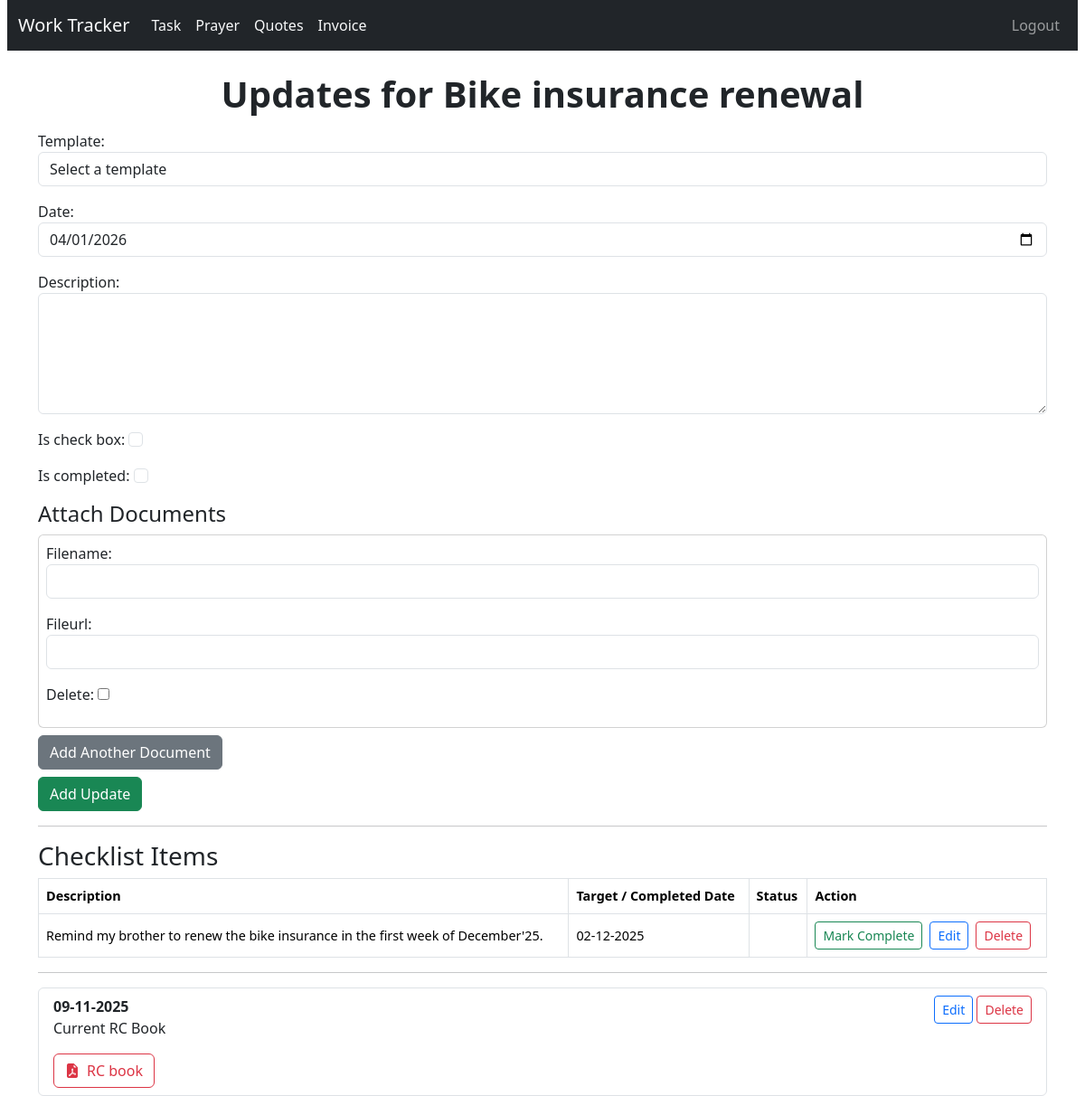
/task/5/updates/ (signed in), run on an earlier commit of the app's database.
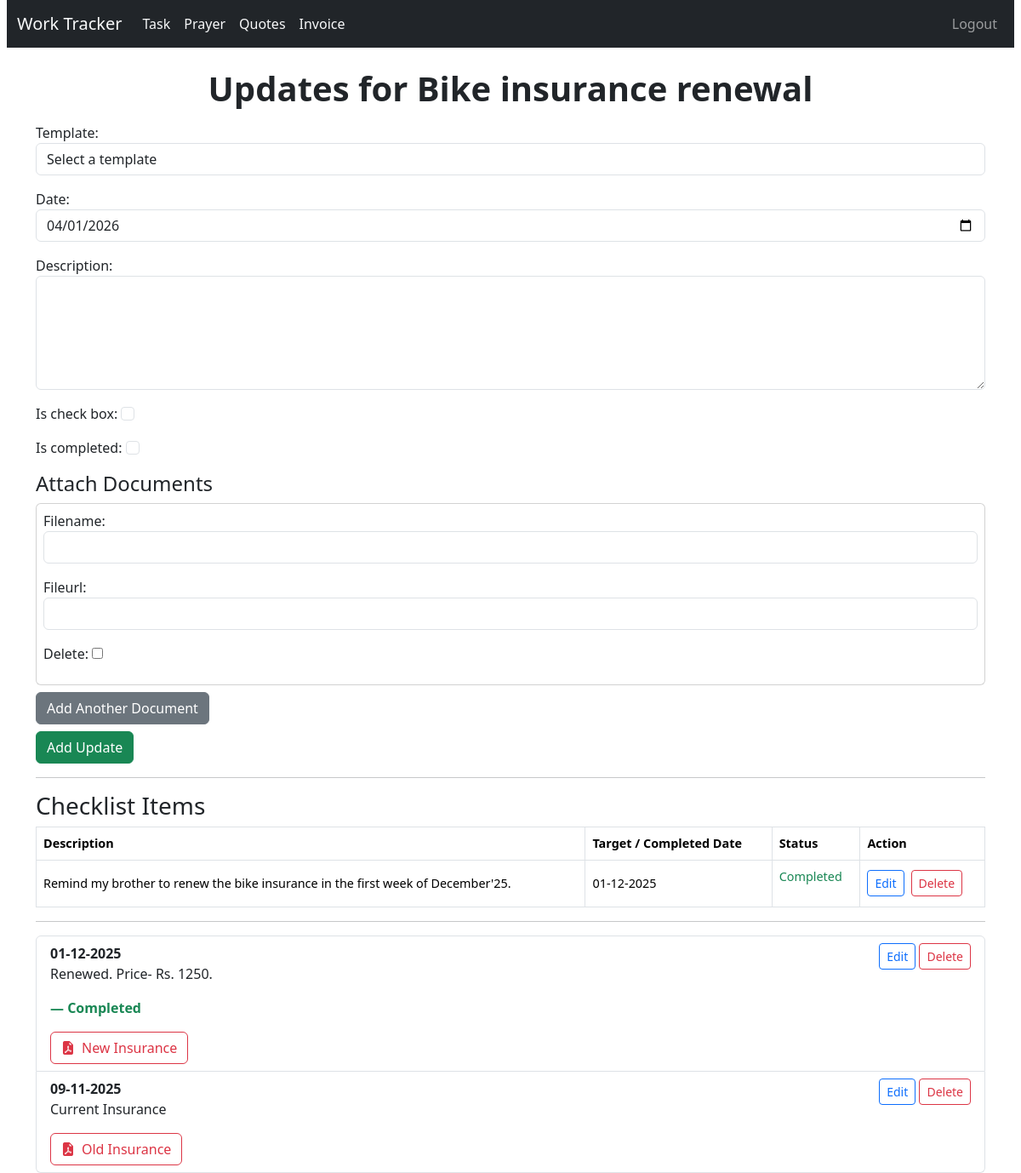
And on a later commit of the database.
### tracker/models.py (models this page shows, shortened)
class Update(models.Model):
    task = models.ForeignKey(Task, on_delete=models.CASCADE, related_name='updates')
    date = models.DateField(default=timezone.now, null=True, blank=True)
    description = models.TextField()
    is_check_box = models.BooleanField(default=False)
    is_completed = models.BooleanField(default=False)

class Document(models.Model):
    update = models.ForeignKey('Update', on_delete=models.CASCADE, related_name='documents')
    filename = models.CharField(max_length=255)
    fileurl = models.CharField(max_length=255)
    filetype = models.CharField(max_length=50, editable=False)

### tracker/views.py (the view, shortened to what this page needs)
# urls.py: path('task/<int:task_id>/updates/', views.UpdateListView.as_view(), name='update_list'),
class UpdateListView(LoginRequiredMixin, View):
    def get(self, request, task_id):
        task = get_object_or_404(Task, pk=task_id)
        if task.is_private:
            if not self.request.session.get("private_access"):
                raise PermissionError("PRIVATE_ACCESS_REQUIRED")
        checkbox_updates = task.updates.filter(is_check_box=True).order_by('is_completed', '-date')
        normal_updates   = task.updates.filter(is_check_box=False).order_by('-date')
        form = UpdateForm()
        formset = DocumentFormSet(queryset=Document.objects.none())
        return render(request, 'tracker/update_list.html', {
            'task': task,
            'checkbox_updates': checkbox_updates,
            'updates': normal_updates,
            'form': form,
            'formset': formset,
        })
    def dispatch(self, request, *args, **kwargs):
        try:
            return super().dispatch(request, *args, **kwargs)
        except PermissionError as e:
            if str(e) == "PRIVATE_ACCESS_REQUIRED":
                return redirect("private_access")
            raise

### tracker/forms.py
class UpdateForm(forms.ModelForm):
    template = forms.ModelChoiceField(
        queryset=UpdateTemplate.objects.all().order_by('name'),
        required=False,
        empty_label="Select a template",
        widget=forms.Select(attrs={'class': 'form-control'}),
        label="Template"
    )
    class Meta:
        model = Update
        fields = ['template', 'date', 'description', 'is_check_box', 'is_completed']
        widgets = {
            'date': forms.DateInput(attrs={'class': 'form-control', 'type': 'date'}),
            'description': forms.Textarea(attrs={'class': 'form-control', 'rows': 5}),
            'is_check_box': forms.CheckboxInput(attrs={'class': 'form-check-input'}),
            'is_completed': forms.CheckboxInput(attrs={'class': 'form-check-input'})
        }

### tracker/models.py (called while the page is built)
    def __str__(self):
        return self.name

### templates/tracker/update_list.html (shortened to what this page needs)
{% extends 'base.html' %}
{% load static %}
{% block content %}
<h1>Updates for {{ task.name }}</h1>
<form method="POST">
  {{ form.as_p }}
  <h4>Attach Documents</h4>
  <div id="formset">
    {% for form in formset %}
      <div class="card mb-2 p-2">
        {{ form.as_p }}
      </div>
    {% endfor %}
  </div>
  <button type="button" class="btn btn-secondary mb-2" id="add-more">Add Another Document</button>
  <br>
  <button type="submit" class="btn btn-success">Add Update</button>
</form>
<hr>
<h3>Checklist Items</h3>
<table class="table table-bordered">
  <thead>
    <tr>
      <th>Description</th>
      <th>Target / Completed Date</th>
      <th>Status</th>
      <th>Action</th>
    </tr>
  </thead>
  <tbody>
    {% for u in checkbox_updates %}
    <tr>
      <td>{{ u.description }}</td>
      <td>{{ u.date|date:"d-m-Y" }}</td>
      <td>{% if u.is_completed %}<p class="text-success">Completed</p>{% endif %}</td>
      <td>
        <div class="d-flex align-items-center gap-2">
          {% if not u.is_completed %}
          <form method="POST" action="{% url 'tracker:update_complete' u.id %}">
            <button class="btn btn-outline-success btn-sm">Mark Complete</button>
          </form>
          {% endif %}
          <a href="{% url 'tracker:update_edit' u.id %}" class="btn btn-sm btn-outline-primary">Edit</a>
          <a href="{% url 'tracker:update_delete' u.id %}" class="btn btn-sm btn-outline-danger">Delete</a>
          </div>
      </td>
    </tr>
    {% empty %}
    <tr><td colspan="3">No checklist items.</td></tr>
    {% endfor %}
  </tbody>
</table>
<hr>
<ul class="list-group mt-3">
  {% for u in updates %}
  <li class="list-group-item">
    <div>
      <strong>{{ u.date|date:"d-m-Y" }}</strong>
      <div class="float-end">
        <a href="{% url 'tracker:update_edit' u.id %}" class="btn btn-sm btn-outline-primary">Edit</a>
        <a href="{% url 'tracker:update_delete' u.id %}" class="btn btn-sm btn-outline-danger">Delete</a>
      </div>
      <br>
      {{ u.description|linebreaks }}
      {% if u.is_completed %}
        <p class="text-success fw-bold">— Completed</p>
      {% endif %}
      {% if u.documents.all %}
      <div class="mt-2 d-flex flex-wrap gap-2">
        {% for doc in u.documents.all %}
          {% if doc.filetype == 'pdf' %}
            <a href="{% url 'tracker:document_view' doc.id %}" class="btn btn-outline-danger d-flex align-items-center">
              <i class="bi bi-file-earmark-pdf-fill me-2"></i> {{ doc.filename }}
            </a>
          {% elif doc.filetype == 'image' %}
            <a href="{% url 'tracker:document_view' doc.id %}">
              <img src="{{ doc.github_url }}" alt="{{ doc.filename }}" style="max-width:100px; border-radius:5px;">
            </a>
          {% elif doc.filetype == 'video' %}
            <a href="{% url 'tracker:document_view' doc.id %}" class="btn btn-outline-dark d-flex align-items-center">
              <i class="bi bi-camera-video-fill me-2"></i> {{ doc.filename }}
            </a>
          {% else %}
            <a href="{% url 'tracker:document_view' doc.id %}" class="btn btn-outline-secondary d-flex align-items-center">
              <i class="bi bi-file-earmark-fill me-2"></i> {{ doc.filename }}
            </a>
          {% endif %}
        {% endfor %}
      </div>
      {% endif %}
    </div>
  </li>
  {% empty %}
  <li class="list-group-item">No updates yet.</li>
  {% endfor %}
</ul>
{% endblock %}

What changed in the data, as far as the page shows it:
changed Update "Remind my brother to renew the bike insurance in the first week of December'25.": date "02-12-2025" → "01-12-2025"; is_completed "Mark Complete" → "Completed"
added Update: date "01-12-2025", description "Renewed. Price- Rs. 1250.", is_completed "— Completed"
added Document: filename "New Insurance", shown under "01-12-2025"
changed Update: description "Current RC Book" → "Current Insurance"
changed Document: filename "RC book" → "Old Insurance"
